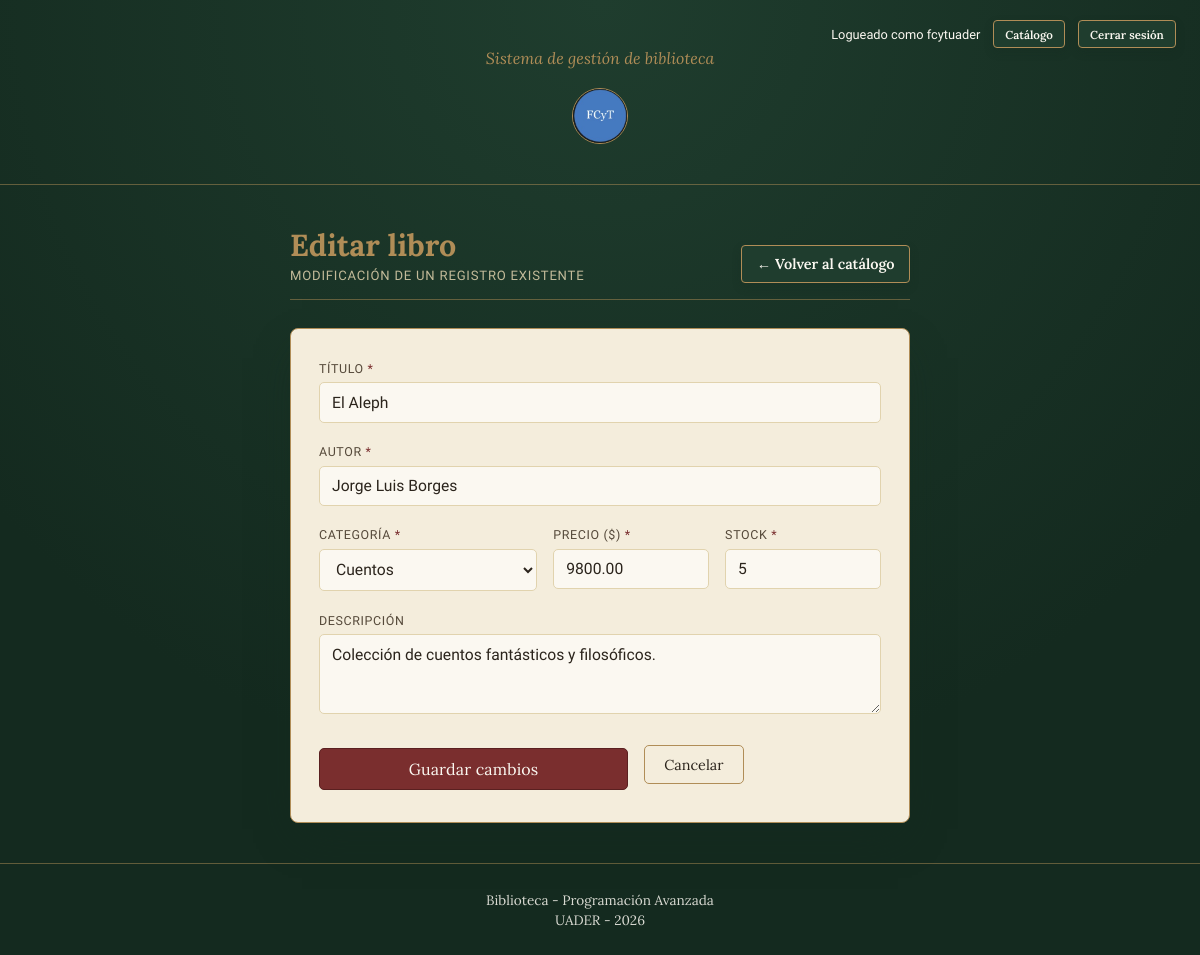
The app's page /libro_formulario.php?id=2 (signed in) with its own data.
### tables this page shows
CREATE TABLE productos (
    id           INT UNSIGNED NOT NULL AUTO_INCREMENT,
    nombre       VARCHAR(150)  NOT NULL,                
    autor        VARCHAR(120)  NOT NULL DEFAULT '',
    descripcion  TEXT          NULL,
    precio       DECIMAL(10,2) NOT NULL DEFAULT 0.00,
    stock        INT           NOT NULL DEFAULT 0,
    categoria    VARCHAR(80)   NOT NULL DEFAULT '',
    activo       TINYINT(1)    NOT NULL DEFAULT 1,
    creado_en    TIMESTAMP     NOT NULL DEFAULT CURRENT_TIMESTAMP,
    PRIMARY KEY (id),
    KEY idx_productos_nombre    (nombre),
    KEY idx_productos_categoria (categoria)
);

### modelos/Libro.php (called while the page is built, shortened)
<?php
class Libro
{
    private PDO $pdo;
    public function __construct(PDO $pdo)
    {
        $this->pdo = $pdo;
    }
    public function buscarPorId(int $id): ?array
    {
        $sentencia = $this->pdo->prepare(
            'SELECT id, nombre, autor, descripcion, precio, stock, categoria, activo, creado_en
               FROM productos
              WHERE id = :id
              LIMIT 1'
        );
        $sentencia->bindValue(':id', $id, PDO::PARAM_INT);
        $sentencia->execute();
        $fila = $sentencia->fetch();
        return $fila === false ? null : $fila;
    }
}

### php/auth.php (called while the page is built, shortened)
<?php
function escapar(?string $texto): string
{
    return htmlspecialchars((string) $texto, ENT_QUOTES, 'UTF-8');
}

### libro_formulario.php (the view, shortened to what this page needs)
<?php
require_once __DIR__ . '/php/auth.php';
require_once __DIR__ . '/config/database.php';
require_once __DIR__ . '/modelos/Libro.php';
$id       = (int) ($_GET['id'] ?? 0);
$esEdicion = $id > 0;
$libro = [
    'id'          => 0,
    'nombre'      => '',
    'autor'       => '',
    'descripcion' => '',
    'precio'      => '',
    'stock'       => '',
    'categoria'   => '',
];
if ($esEdicion) {
    try {
        $pdo    = conectarBD();
        $modelo = new Libro($pdo);
        $registro = $modelo->buscarPorId($id);
        $libro = [
            'id'          => (int) $registro['id'],
            'nombre'      => $registro['nombre'],
            'autor'       => $registro['autor'],
            'descripcion' => $registro['descripcion'],
            'precio'      => $registro['precio'],
            'stock'       => $registro['stock'],
            'categoria'   => $registro['categoria'],
        ];
    } catch (PDOException $e) {
        error_log('[Libro formulario] Error de consulta: ' . $e->getMessage());
        $errorPagina = MENSAJE_ERROR_CONEXION;
    }
}
?>
<!DOCTYPE html>
<html lang="es">
<head>
  <link rel="stylesheet" href="css/style.css?v=<?php echo filemtime(__DIR__ . '/css/style.css'); ?>">
</head>
<body>
<?php include __DIR__ . '/php/header.php'; ?>
<main>
  <section class="abm abm--form">
    <div class="abm__barra">
      <div>
        <h1 class="abm__titulo"><?php echo $esEdicion ? 'Editar libro' : 'Nuevo libro'; ?></h1>
        <p class="abm__subtitulo"><?php echo $esEdicion ? 'Modificación de un registro existente' : 'Alta de un nuevo registro'; ?></p>
      </div>
      <a href="libros.php" class="btn-login btn-login--compact">&larr; Volver al catálogo</a>
    </div>
    <form action="libro_guardar.php" method="post" class="form-abm" novalidate>
      <div class="campo">
        <label for="nombre">Título <span class="req">*</span></label>
        <input type="text" id="nombre" name="nombre" maxlength="150" required
               value="<?php echo escapar($libro['nombre']); ?>">
      </div>
      <div class="campo">
        <label for="autor">Autor <span class="req">*</span></label>
        <input type="text" id="autor" name="autor" maxlength="120" required
               value="<?php echo escapar($libro['autor']); ?>">
      </div>
      <div class="campo-doble">
        <div class="campo">
          <label for="categoria">Categoría <span class="req">*</span></label>
          <select id="categoria" name="categoria" required>
            <?php foreach (Libro::CATEGORIAS as $categoria) : ?>
              <option value="<?php echo escapar($categoria); ?>"
                <?php echo $libro['categoria'] === $categoria ? 'selected' : ''; ?>>
                <?php echo escapar($categoria); ?>
              </option>
            <?php endforeach; ?>
          </select>
        </div>
        <div class="campo">
          <label for="precio">Precio ($) <span class="req">*</span></label>
          <input type="number" id="precio" name="precio" min="0" step="0.01" required
                 value="<?php echo escapar((string) $libro['precio']); ?>">
        </div>
        <div class="campo">
          <label for="stock">Stock <span class="req">*</span></label>
          <input type="number" id="stock" name="stock" min="0" step="1" required
                 value="<?php echo escapar((string) $libro['stock']); ?>">
        </div>
      </div>
      <div class="campo">
        <label for="descripcion">Descripción</label>
        <textarea id="descripcion" name="descripcion" rows="3"><?php echo escapar($libro['descripcion']); ?></textarea>
      </div>
      <div class="form-abm__acciones">
        <button type="submit"><?php echo $esEdicion ? 'Guardar cambios' : 'Dar de alta'; ?></button>
        <a href="libros.php" class="btn-cancelar">Cancelar</a>
      </div>
    </form>
  </section>
</main>
<?php include __DIR__ . '/php/footer.php'; ?>
</body>
</html>

### records on screen
productos: nombre "El Aleph", autor "Jorge Luis Borges", precio "9800.00", stock "5", descripcion "Colección de cuentos fantásticos y filosóficos."

### other values on screen
$_SESSION['usuario'] "fcytuader"
form field categoria "Cuentos"
